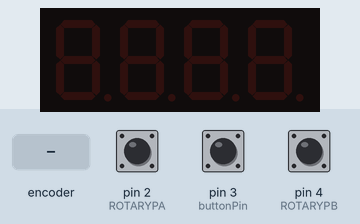
Recording of a sketch running on a simulated Arduino Uno, built with avr-gcc and run on an emulated ATmega328P. Parts: 4-digit seven-segment display. Wiring (inferred from the names in the program): TM1637 display: clock pin 7; DIO pin 8. Inputs (shaded band) come from the test bench; at power-on: pin 3 (buttonPin) LOW, pin 2 (ROTARYPA) HIGH, pin 4 (ROTARYPB) HIGH.

Above: at 1.2 s.
1.3 s: pin 3 (buttonPin) pulled HIGH for 0.15 s
At 2.3 s:
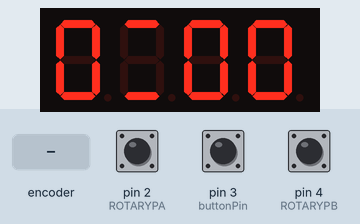
3.1 s: pin 3 (buttonPin) pulled HIGH for 1 s
At 3.25 s:
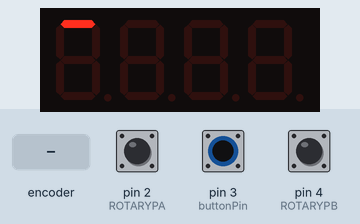
5.7 s: pin 3 (buttonPin) pulled HIGH for 3.2 s
At 6.17 s:
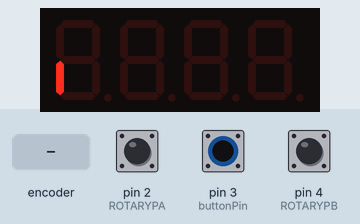
10.4 s: rotary encoder on pin 2 (ROTARYPA) / pin 4 (ROTARYPB) turned 1 step (first pin leading)
At 11.5 s:
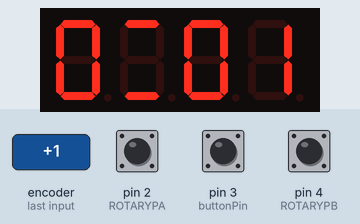
12.1 s: rotary encoder on pin 2 (ROTARYPA) / pin 4 (ROTARYPB) turned 1 step (first pin leading)
At 12.8 s:
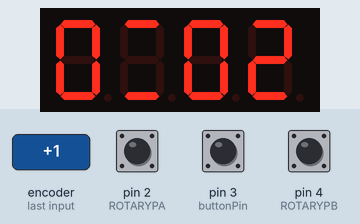
13.8 s: pin 3 (buttonPin) pulsed HIGH 5 times (0.12 s each, 0.3 s apart)
At 15.08 s:
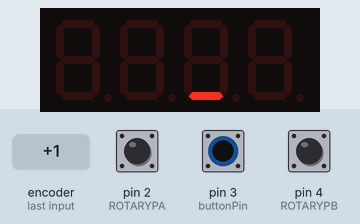
Timing chart, 0 to 16.8 s (numbered marks = the images above; inputs shaded):
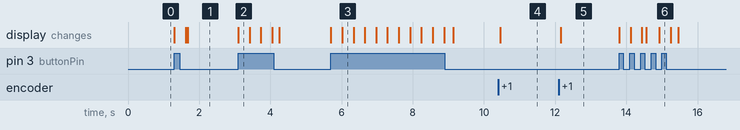

The sketch:

clock_2.ino
```cpp
// Defineerd vaste waarden voor rotaryknop
#define ROTARYPA 2
#define ROTARYPB 4
int vorige;
int langs;
int langs2;
int menuitem;
int menuitemdata[9];

long rotaryCount = 0;
long lastRotaryCount = 0;

// Defineerd waarden voor het led scherm
const int clock = 7;
const int data = 8;
const int buttonPin = 3;

int buttonState = 0;
int tijdteller  = 0;

                     /*0*/ /*1*/ /*2*/ /*3*/ /*4*/ /*5*/ /*6*/ /*7*/ /*8*/ /*9*/
uint8_t digits[] = { 0x3f, 0x06, 0x5b, 0x4f, 0x66, 0x6d, 0x7d, 0x07, 0x7f, 0x6f };

int     loaddata[][4] = {
                   {1,  0,  0,  0},
                   {0,  1,  0,  0},
                   {0,  0,  1,  0},
                   {0,  0,  0,  1},
                   {0,  0,  0,  2},
                   {0,  0,  0,  4},
                   {0,  0,  0,  8},
                   {0,  0,  8,  0},
                   {0,  8,  0,  0},
                   {8,  0,  0,  0},
                   {16,  0,  0,  0},
                   {32,  0,  0,  0}
};

void setup()
{
 // setupInterrupt();
  pinMode(clock, OUTPUT);
  pinMode(data, OUTPUT);
  pinMode(buttonPin, INPUT);
  start();
  writeValue(0x8c);
  stop();

  // clear display
  write(0x00, 0x00, 0x00, 0x00);

  // Voor de draaiknop
  pinMode(ROTARYPA, INPUT);
  pinMode(ROTARYPB, INPUT);

  digitalWrite (ROTARYPA, HIGH);   // enable pull-up
  digitalWrite (ROTARYPB, HIGH);   // enable pull-up

  Serial.begin(9600);


}

void loop() {

      if (menuitem == 0 && rotaryCount ==   -1  ) {rotaryCount =  0   ;}
      if (menuitem == 0 && rotaryCount ==   10  ) {rotaryCount =  9   ;}
      if (menuitem == 1 && rotaryCount ==   5   ) {rotaryCount =  4   ;}
      if (menuitem == 1 && rotaryCount ==   -1  ) {rotaryCount =  0   ;}
      if (menuitem == 1) {
          start();
            writeValue((0x8c - 4) + (menuitemdata[1] ));
          stop();
       ;}
      if (menuitem == 2 && rotaryCount ==   13  ) {rotaryCount =  12  ;}
      if (menuitem == 2 && rotaryCount ==  -13  ) {rotaryCount = -12  ;}
      if (menuitem == 3 && rotaryCount ==  3  ) {scroll(300,1,"sven is de beste - yeee") ;}
      if (rotaryCount == 100 ) {rotaryCount = 99 ;}

      if (vorige == 3)  {
        write(digits[menuitem],9,digits[(rotaryCount / 10) % 10],digits[rotaryCount % 10]);
      }

      // Leest draaiknop uit
      leesrotary ();

      //Leest drukknop uit
        if (digitalRead(buttonPin) == HIGH) {
            load(30,1);

            if(menuitem != 0) {
                menuitemdata[menuitem] = rotaryCount;
                menuitem =0;
                rotaryCount = 0;
            } else {
              menuitem = rotaryCount;
              rotaryCount = menuitemdata[menuitem];
            }
               write(digits[menuitem],9,digits[(rotaryCount / 10) % 10],digits[rotaryCount % 10]);
        }

        tijdteller++;
        if(tijdteller = 100000) {

        }
}

void leesrotary () {


      if(digitalRead (ROTARYPB) == 1 && digitalRead (ROTARYPA) == 0 && vorige != 1) {
        vorige = 1;
        langs  = 1;
     }

    if(digitalRead (ROTARYPB) == 0 && digitalRead (ROTARYPA) == 0  && vorige != 2) {
        vorige = 2;
        langs2 = 1;
     }

    if(digitalRead (ROTARYPB) == 0 && digitalRead (ROTARYPA) == 1  && vorige != 3) {
        vorige = 3;
        if(langs == 1) {langs = 0; langs2 = 0; rotaryCount++;}
        if(langs == 0 && langs2 == 1) {langs = 0; langs2 =0; rotaryCount--;}
     }

    if(digitalRead (ROTARYPB) == 1 && digitalRead (ROTARYPA) == 1 ) {
        vorige = 4;
     }


    menuitemdata[menuitem] = rotaryCount;


}

void load(int snelheid, int aantalkeer) {
  for(int j = 0; j < aantalkeer; j++){
      for(int i = 0; i < 12; i++){
        write(loaddata[i][0], loaddata[i][1], loaddata[i][2], loaddata[i][3]);
        delay(snelheid);
      }
  }
}


void scroll(int snelheid, int aantalkeer, String tekst) {
  tekst = "    " + tekst;
  tekst += "    ";

  int tekstLengte = tekst.length()+1;

  int eersteplek;
  int tweedeplek;
  int derdeplek;
  int vierdeplek;

  for(int j = 0; j < (tekstLengte-4); j++){

      eersteplek = convert2LCD(tekst.substring(j,j+1));
      tweedeplek = convert2LCD(tekst.substring(j+1,j+2));
      derdeplek  = convert2LCD(tekst.substring(j+2,j+3));
      vierdeplek = convert2LCD(tekst.substring(j+3,j+4));

        write(eersteplek,tweedeplek, derdeplek, vierdeplek);
        delay(snelheid);

  }
}

void write(uint8_t first, uint8_t second, uint8_t third, uint8_t fourth) {
  start();
  writeValue(0x40);
  stop();

  start();
  writeValue(0xc0);
  writeValue(first);
  writeValue(second);
  writeValue(third);
  writeValue(fourth);
  stop();
}

void start(void) {
  digitalWrite(clock,HIGH);//send start signal to TM1637
  digitalWrite(data,HIGH);
  delayMicroseconds(5);

  digitalWrite(data,LOW);
  digitalWrite(clock,LOW);
  delayMicroseconds(5);
}

void stop(void) {
  digitalWrite(clock,LOW);
  digitalWrite(data,LOW);
  delayMicroseconds(5);

  digitalWrite(clock,HIGH);
  digitalWrite(data,HIGH);
  delayMicroseconds(5);
}

bool writeValue(uint8_t value) {
  for(uint8_t i = 0; i < 8; i++)
  {
    digitalWrite(clock, LOW);
    delayMicroseconds(5);
    digitalWrite(data, (value & (1 << i)) >> i);
    delayMicroseconds(5);
    digitalWrite(clock, HIGH);
    delayMicroseconds(5);
  }

  // wait for ACK
  digitalWrite(clock,LOW);
  delayMicroseconds(5);

  pinMode(data,INPUT);

  digitalWrite(clock,HIGH);
  delayMicroseconds(5);

  bool ack = digitalRead(data) == 0;

  pinMode(data,OUTPUT);

  return ack;
}

void rotaryTurn() {
  // Interrupt Service Routine for a change to Rotary Encoder pin A

    if (digitalRead (ROTARYPB))
     rotaryCount--;   // Turn it Down!
  else
     rotaryCount++;   // Turn it Up!

}

int convert2LCD (String teken) {
  int vertaald = 0;

  if (teken == "a") {vertaald = 119;};
  if (teken == "b") {vertaald = 124;};
  if (teken == "c") {vertaald = 57;};
  if (teken == "d") {vertaald = 94;};
  if (teken == "e") {vertaald = 121;};
  if (teken == "f") {vertaald = 113;};
  if (teken == "g") {vertaald = 61;};
  if (teken == "h") {vertaald = 118;};
  if (teken == "i") {vertaald = 6;};
  if (teken == "j") {vertaald = 14;};
  if (teken == "k") {vertaald = 112;};
  if (teken == "l") {vertaald = 56;};
  if (teken == "m") {vertaald = 0;};
  if (teken == "n") {vertaald = 84;};
  if (teken == "o") {vertaald = 92;};
  if (teken == "p") {vertaald = 115;};
  if (teken == "q") {vertaald = 103;};
  if (teken == "r") {vertaald = 80;};
  if (teken == "s") {vertaald = 109;};
  if (teken == "t") {vertaald = 120;};
  if (teken == "u") {vertaald = 62;};
  if (teken == "v") {vertaald = 62;};
  if (teken == "w") {vertaald = 0;};
  if (teken == "x") {vertaald = 0;};
  if (teken == "y") {vertaald = 110;};
  if (teken == "z") {vertaald = 91;};
  if (teken == "1") {vertaald = 6;};
  if (teken == "2") {vertaald = 91;};
  if (teken == "3") {vertaald = 79;};
  if (teken == "4") {vertaald = 102;};
  if (teken == "5") {vertaald = 109;};
  if (teken == "6") {vertaald = 125;};
  if (teken == "7") {vertaald = 7;};
  if (teken == "8") {vertaald = 127;};
  if (teken == "9") {vertaald = 111;};
  if (teken == "0") {vertaald = 63;};
  if (teken == "(") {vertaald = 57;};
  if (teken == ")") {vertaald = 15;};
  if (teken == "-") {vertaald = 64;};
  if (teken == " ") {vertaald = 0;};

  return  vertaald;

}
```

Measured:
- after the input at 1.3 s, the display: first changes at once (image 1 shows a later state)
- after the input at 3.1 s, the display: changes at once (image 2)
- after the input at 5.7 s, the display: first changes at once (image 3 shows a later state)
- after the input at 10.4 s, the display: changes after 0.05 s (image 4)
- after the input at 12.1 s, the display: changes after 0.05 s (image 5)
- after the input at 13.8 s, the display: first changes at once (image 6 shows a later state)
